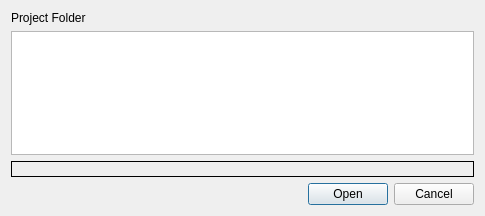
<?xml version="1.0" encoding="UTF-8"?>
<ui version="4.0">
 <class>BackupDialog_UI</class>
 <widget class="QDialog" name="BackupDialog_UI">
  <property name="geometry">
   <rect>
    <x>0</x>
    <y>0</y>
    <width>485</width>
    <height>216</height>
   </rect>
  </property>
  <property name="windowTitle">
   <string>Dialog</string>
  </property>
  <layout class="QGridLayout" name="gridLayout">
   <item row="3" column="1">
    <widget class="QDialogButtonBox" name="buttonBox">
     <property name="orientation">
      <enum>Qt::Horizontal</enum>
     </property>
     <property name="standardButtons">
      <set>QDialogButtonBox::Cancel|QDialogButtonBox::Open</set>
     </property>
    </widget>
   </item>
   <item row="1" column="0" colspan="2">
    <widget class="KListWidget" name="backup_list">
     <property name="alternatingRowColors">
      <bool>true</bool>
     </property>
    </widget>
   </item>
   <item row="2" column="0" colspan="2">
    <widget class="QLabel" name="backup_preview">
     <property name="frameShape">
      <enum>QFrame::Box</enum>
     </property>
     <property name="text">
      <string/>
     </property>
    </widget>
   </item>
   <item row="0" column="1">
    <widget class="KUrlRequester" name="project_url">
     <property name="mode">
      <set>KFile::Directory|KFile::ExistingOnly|KFile::LocalOnly</set>
     </property>
    </widget>
   </item>
   <item row="0" column="0">
    <widget class="QLabel" name="label">
     <property name="text">
      <string>Project Folder</string>
     </property>
    </widget>
   </item>
  </layout>
 </widget>
 <customwidgets>
  <customwidget>
   <class>KUrlRequester</class>
   <extends>QFrame</extends>
   <header>kurlrequester.h</header>
  </customwidget>
  <customwidget>
   <class>KListWidget</class>
   <extends>QListWidget</extends>
   <header>klistwidget.h</header>
  </customwidget>
 </customwidgets>
 <resources/>
 <connections>
  <connection>
   <sender>buttonBox</sender>
   <signal>accepted()</signal>
   <receiver>BackupDialog_UI</receiver>
   <slot>accept()</slot>
   <hints>
    <hint type="sourcelabel">
     <x>248</x>
     <y>254</y>
    </hint>
    <hint type="destinationlabel">
     <x>157</x>
     <y>274</y>
    </hint>
   </hints>
  </connection>
  <connection>
   <sender>buttonBox</sender>
   <signal>rejected()</signal>
   <receiver>BackupDialog_UI</receiver>
   <slot>reject()</slot>
   <hints>
    <hint type="sourcelabel">
     <x>316</x>
     <y>260</y>
    </hint>
    <hint type="destinationlabel">
     <x>286</x>
     <y>274</y>
    </hint>
   </hints>
  </connection>
 </connections>
</ui>
